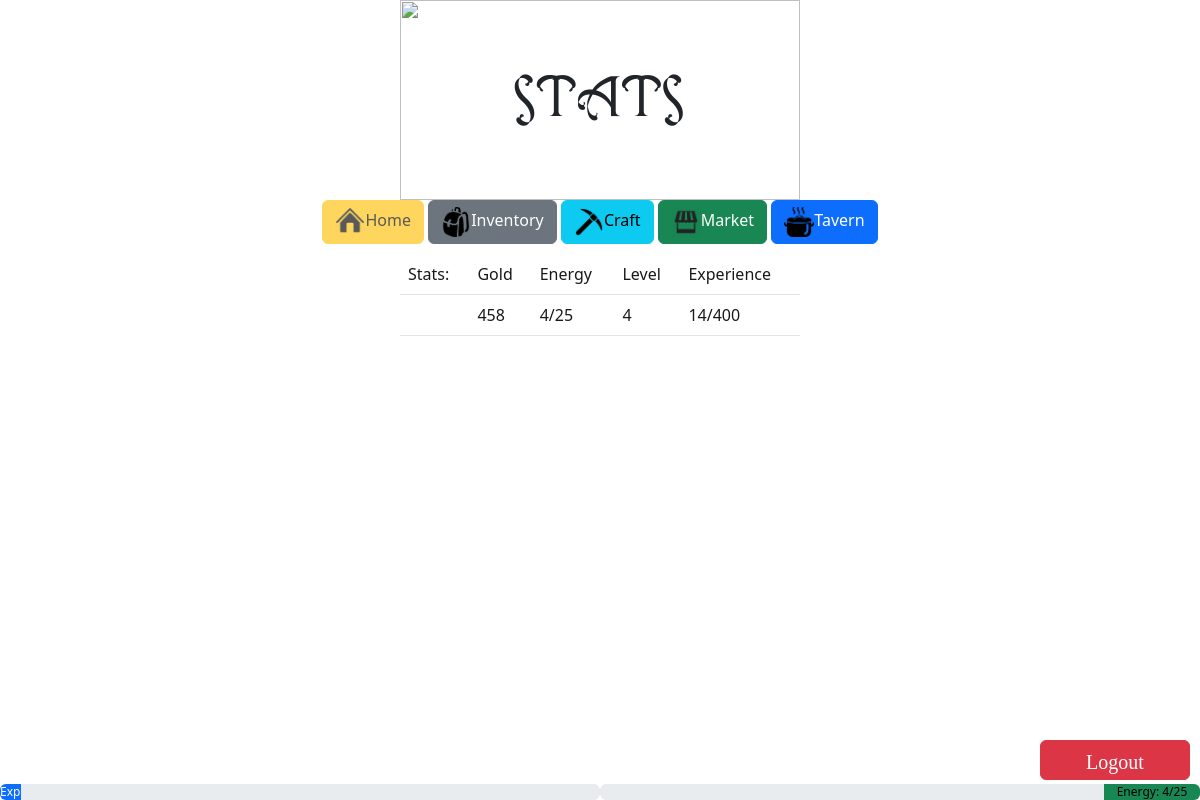
/stats (signed in), run on the app's committed database.
### tables this page shows
CREATE TABLE "stats" ('player_id' INTEGER PRIMARY KEY AUTOINCREMENT NOT NULL DEFAULT 1 , 'gold' INTEGER NOT NULL DEFAULT 200 , 'level' INTEGER NOT NULL DEFAULT 1, 'exp' INTEGER NOT NULL DEFAULT 0, 'next_level' INTEGER DEFAULT 100,'energy' INTEGER NOT NULL DEFAULT 10,'max_energy' INTEGER NOT NULL DEFAULT 10);

### app.py (the view)
@app.route("/stats")
def stats():
    stats = db.execute("SELECT * FROM stats WHERE player_id = ?", session["user_id"])[0]
    return render_template("stats.html", stats=stats)

### templates/stats.html (shortened to what this page needs)
{% extends "layout.html" %}
{% block head %}
<link href="/static/style.css" rel="stylesheet">
{% endblock %}
{% block body %}
<body id="village"></body>
    <div class="container">
        <img src="/static/scroll.png" class="overhead">
        <div class="centered">Stats</div>
    </div>
    <div class="container" id="navbutton">
        <button class="btn btn-warning" disabled>
            <img src="/static/home.png" style="width:30px">Home</button>
        <a href="{{ url_for('inventory') }}" class="btn btn-secondary">
            <img src="/static/inventory.png" style="width:30px">Inventory</a>
        <a href="{{ url_for('craft') }}" class="btn btn-info">
            <img src="/static/Pickaxe.png" style="width:30px">Craft</a>
        <a href="{{ url_for('market') }}" class="btn btn-success">
            <img src="/static/market.png" style="width:30px">Market</a>
        <a href="{{ url_for('tavern') }}" class="btn btn-primary">
            <img src="/static/tavern.png" style="width:30px">Tavern</a>
    </div>
    <table class="table" style="width: 400px; opacity: 0.9; margin: 10px auto">
        <thead>
            <tr>
                <td>Stats:</td>
                <td>Gold</td>
                <td>Energy</td>
                <td>Level</td>
                <td>Experience</td>
            </tr>
            <tr>
                <td></td>
                <td>{{ stats['gold'] }}</td>
                <td>{{ stats['energy'] }}/{{ stats['max_energy'] }}</td>
                <td>{{ stats['level'] }}</td>
                <td>{{ stats['exp'] }}/{{ stats['next_level'] }}</td>
            </tr>
        </thead>
    </table>
</body>
{% endblock %}

### templates/layout.html (shortened to what this page needs)
<!DOCTYPE html>
<html lang="en">
    <head>
        <link href="/static/style.css" rel="stylesheet">
        {% block head %}{% endblock %}
        <link href="https://cdn.jsdelivr.net/npm/bootstrap@5.3.3/dist/css/bootstrap.min.css" rel="stylesheet">
    </head>
        {% block body %}{% endblock %}
    <br>
    <a href="{{ url_for('logout') }}">
        <div style="position: fixed; bottom: 20px; right: 10px">
            <button class="btn btn-danger" type="submit" id="end_day">Logout</button>
        </div>
    </a>
    {% set exp_bar = (stats['exp'] / stats['next_level']) * 100 %}
    <div class="progress" id="experience_bar" role="progressbar" aria-label="Example with label" aria-valuemin="0" aria-valuemax="100">
        <div class="progress-bar" style="width: {{ exp_bar }}%">Exp:  {{ '%0.2f' % exp_bar|float }}%</div>
    </div>
    {% set energy_bar = (stats['energy'] / stats['max_energy'] * 100) %}
    <div class="progress justify-content-end" id="energy_bar" role="progressbar" aria-label="Example with label" aria-valuemin="0" aria-valuemax="100">
        <div class="progress-bar bg-success" style="width: {{ energy_bar }}%; color: black">Energy:  {{ stats['energy'] }}/{{ stats['max_energy'] }}</div>
    </div>
</html>

### static/style.css (style rules this page uses)
#village { background-image:url('/static/Village.png'); background-repeat: no-repeat; background-attachment: fixed; background-size: cover; background-position: center; }
#navbutton { position: relative; }
.centered { position: absolute; top: 30%; right: 0; left: 0; margin-left: auto; margin-right: auto; font-size: 50px; font-family: AQ; }
.container { position: relative; text-align: center; }
.overhead { width: 400px; height: 200px; position: center; }
#end_day { width: 150px; height: 40px; font-size: 20px; font-family: cursive; }
#energy_bar { position: fixed; bottom: 0; right: 0; text-align: center; width: 50%; z-index: 1; }
#experience_bar { position: fixed; bottom: 0; text-align: center; width: 50%; z-index: 1; }

### data on the page
stats: gold "458", energy "4", max_energy "25", level "4", exp "14", next_level "400"
